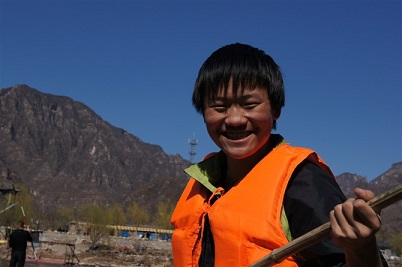
#> input picture 38-ImageEnhancement图像增强/yxz.jpg, 402 x 267 px
$ python '03-彩色图像均衡化.py'   (older library calls are emulated)
#> lines starting #> are read from the running program, lines starting #| are printed output that depends on the picture
# -*- coding: utf-8 -*-

import cv2
import numpy as np
import matplotlib.pyplot as plt

#读取图片
img = cv2.imread('yxz.jpg')
#> img is the input picture: shape (267, 402, 3); mean B, G, R 89.4, 72.8, 75

# 彩色图像均衡化 需要分解通道 对每一个通道均衡化
(b, g, r) = cv2.split(img)
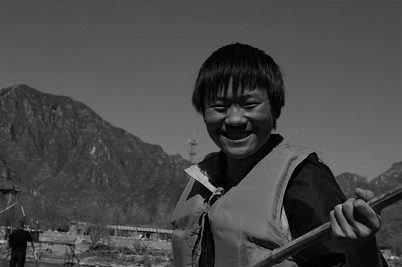
#> g: shape (267, 402); min 0, max 204, mean 72.8
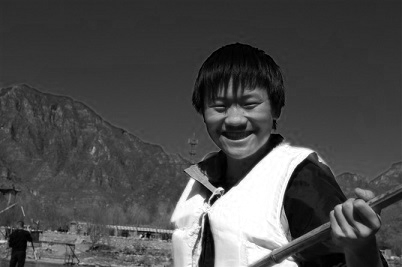
#> r: shape (267, 402); min 0, max 255, mean 75
bH = cv2.equalizeHist(b)
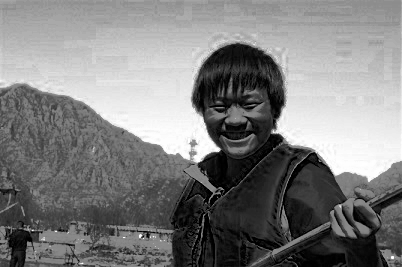
#> bH: shape (267, 402); min 0, max 255, mean 127
gH = cv2.equalizeHist(g)
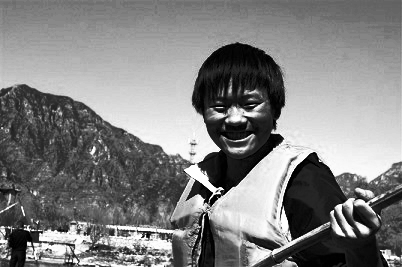
#> gH: shape (267, 402); min 0, max 255, mean 128.4
rH = cv2.equalizeHist(r)
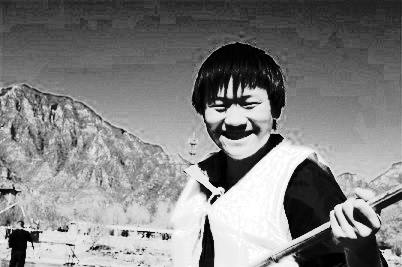
#> rH: shape (267, 402); min 0, max 255, mean 129.1

# 合并每一个通道
result = cv2.merge((bH, gH, rH))
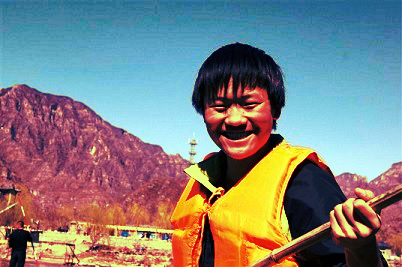
#> result: shape (267, 402, 3); mean B, G, R 127, 128.4, 129.1
cv2.imshow("Input", img)
cv2.imshow("Result", result)

#等待显示
cv2.waitKey(0)
cv2.destroyAllWindows()

#绘制直方图
plt.figure("Hist")
#蓝色分量
plt.hist(bH.ravel(), bins=256, normed=1, facecolor='b', edgecolor='b')
#绿色分量
plt.hist(gH.ravel(), bins=256, normed=1, facecolor='g', edgecolor='g')
#红色分量
plt.hist(rH.ravel(), bins=256, normed=1, facecolor='r', edgecolor='r')
plt.xlabel("x")
plt.ylabel("y")
plt.show()
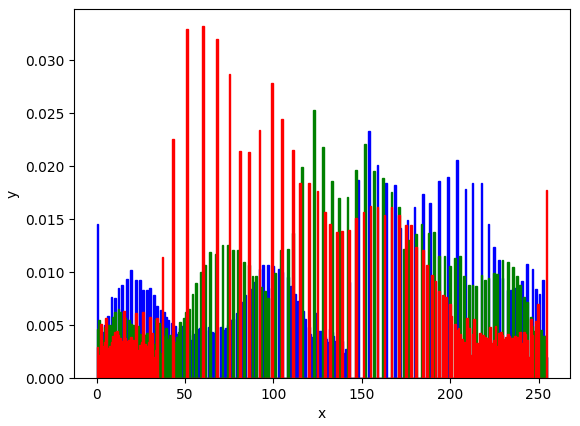
#> figure drawn by matplotlib, 1 panel; tallest bar 0.0233 high, from x = 153.4 to 154.4; tallest bar 0.0253 high, from x = 122.5 to 123.5; tallest bar 0.0332 high, from x = 59.77 to 60.76

$ run again, with 38-ImageEnhancement图像增强/Ice.jpg copied over 38-ImageEnhancement图像增强/yxz.jpg
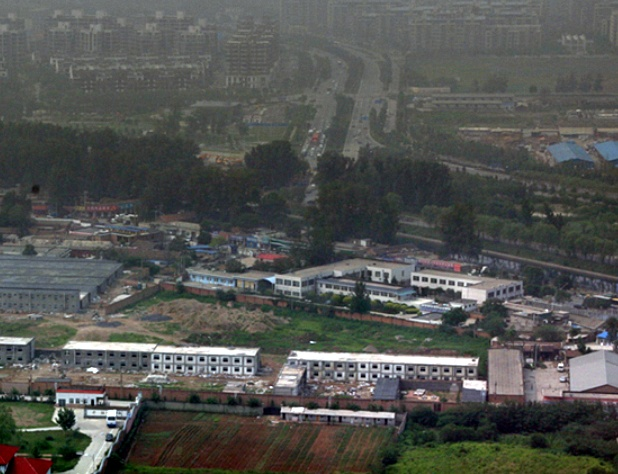
#> input picture 38-ImageEnhancement图像增强/Ice.jpg, 618 x 474 px
#> img is the input picture: shape (474, 618, 3); mean B, G, R 81.2, 84.3, 82.7
#> `result = cv2.merge((bH, gH, rH))`:
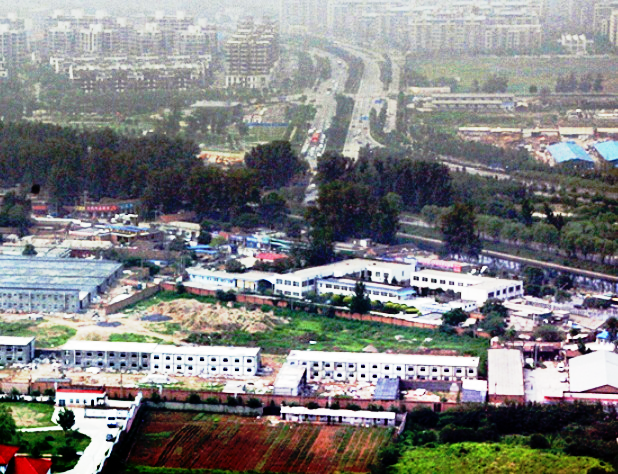
#> result: shape (474, 618, 3); mean B, G, R 128.2, 128.4, 128.2
#> `plt.show()`:
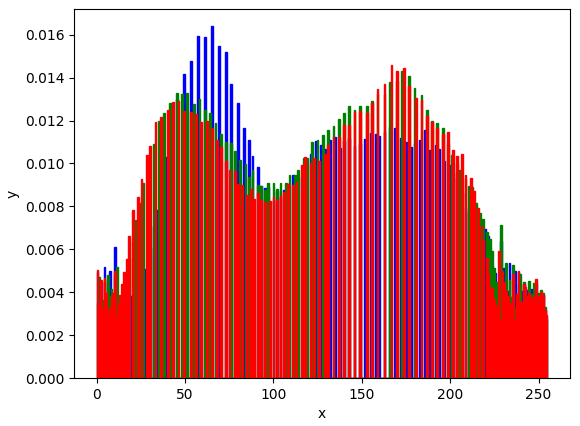
#> figure drawn by matplotlib, 1 panel; tallest bar 0.0164 high, from x = 64.75 to 65.74; tallest bar 0.0143 high, from x = 172.3 to 173.3; tallest bar 0.0146 high, from x = 166.3 to 167.3

$ run again, with 38-ImageEnhancement图像增强/zmIce1.jpg copied over 38-ImageEnhancement图像增强/yxz.jpg
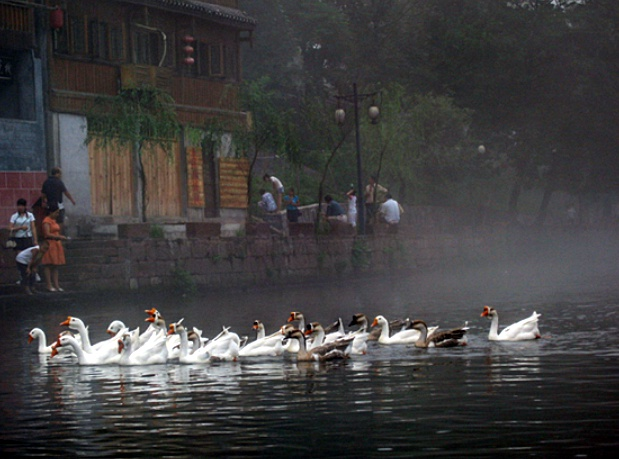
#> input picture 38-ImageEnhancement图像增强/zmIce1.jpg, 619 x 459 px
#> img is the input picture: shape (459, 619, 3); mean B, G, R 62.4, 61.8, 63.1
#> `result = cv2.merge((bH, gH, rH))`:
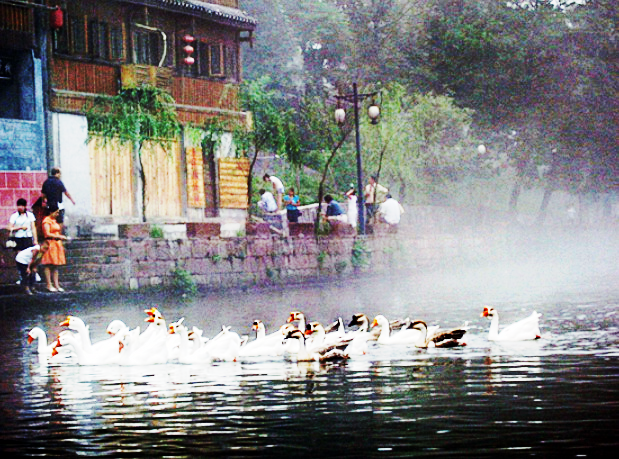
#> result: shape (459, 619, 3); mean B, G, R 128.6, 128.7, 128.6
#> `plt.show()`:
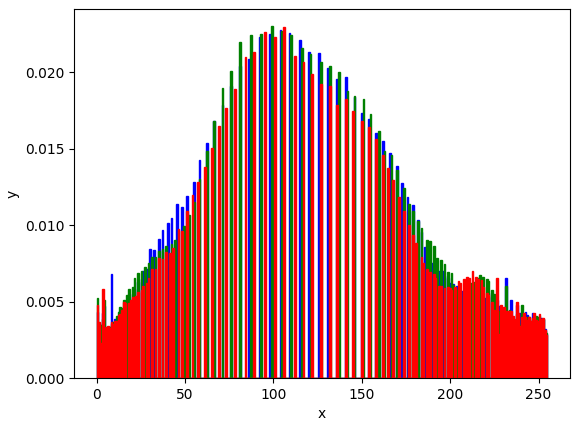
#> figure drawn by matplotlib, 1 panel; tallest bar 0.0228 high, from x = 103.6 to 104.6; tallest bar 0.023 high, from x = 98.61 to 99.61; tallest bar 0.0229 high, from x = 105.6 to 106.6
